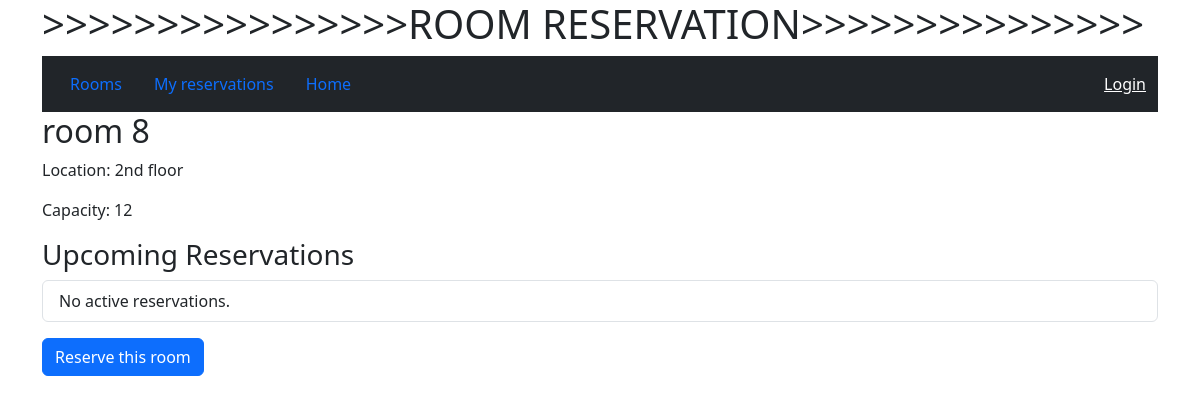
Before: /rooms/8/ with the older database file.
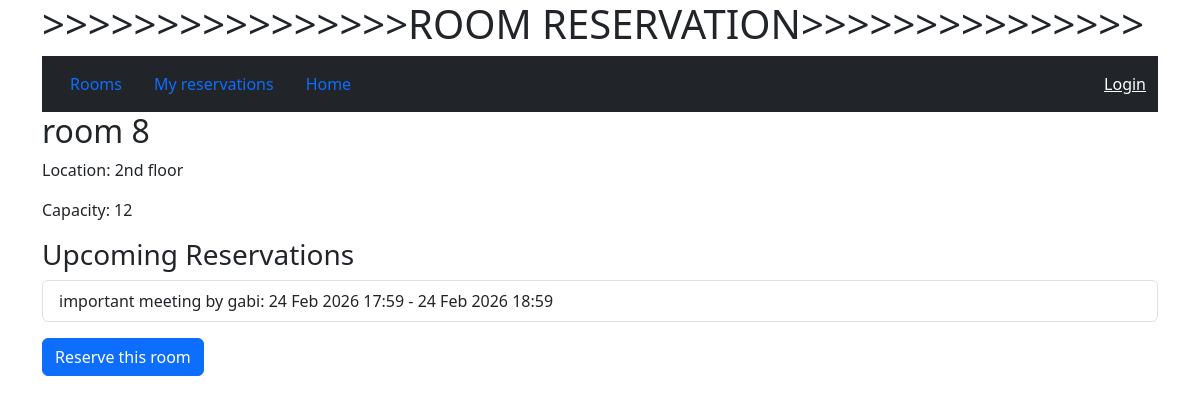
After: the same page with the newer database file.
### rooms/models.py (models this page shows, shortened)
class Reservation(models.Model):
    class Status(models.TextChoices):
        ACTIVE = "active", "Active"
        CANCELLED = "cancelled", "Cancelled"
    room = models.ForeignKey(Room, on_delete=models.PROTECT, related_name='reservations')
    organizer = models.ForeignKey('auth.User', on_delete=models.PROTECT, related_name='reservations')
    title = models.CharField(max_length=200)
    description = models.TextField(blank=True)
    start_at = models.DateTimeField()
    end_at = models.DateTimeField()
    status = models.CharField(max_length=10, choices=Status.choices, default=Status.ACTIVE)
    cancelled_at = models.DateTimeField(blank=True, null=True)
    created_at = models.DateTimeField(auto_now_add=True)
    updated_at = models.DateTimeField(auto_now=True)
    class Meta:
        ordering = ['start_at']
        indexes = [
            models.Index(fields=['room', 'start_at', 'end_at'], name='res_room_start_end_idx'),
            models.Index(fields=['organizer', 'start_at'], name='res_organizer_start_idx'),
        ]

### rooms/views.py (the view)
# urls.py: path("<int:pk>/", views.room_detail, name="detail"),
def room_detail(request, pk):
    room = get_object_or_404(Room, pk=pk)
    reservations = room.reservations.filter(status=Reservation.Status.ACTIVE)
    return render(request, "rooms/room_detail.html", {"room": room, "reservations": reservations})

### rooms/templates/rooms/room_detail.html (shortened to what this page needs)
{% extends "base.html" %}
{% block content %}
<h2>{{ room.name }}</h2>
<p>Location: {{ room.location }}</p>
<p>Capacity: {{ room.capacity }}</p>
<h3>Upcoming Reservations</h3>
<ul class="list-group">
    {% for res in reservations %}
    <li class="list-group-item">
        {{ res.title }} by {{ res.organizer.username }}:
        {{ res.start_at|date:"d M Y H:i" }} - {{ res.end_at|date:"d M Y H:i" }}
    </li>
    {% empty %}
    <li class="list-group-item">No active reservations.</li>
    {% endfor %}
</ul>
<a class="btn btn-primary mt-3" href="{% url 'rooms:reserve' room.id %}">Reserve this room</a>
{% endblock %}

Changed rows visible on the page:
added Reservation: title "important meeting", organizer.username "gabi", start_at "24 Feb 2026 17:59", end_at "24 Feb 2026 18:59"
Other visible differences:
text no longer shown: "No active reservations."
